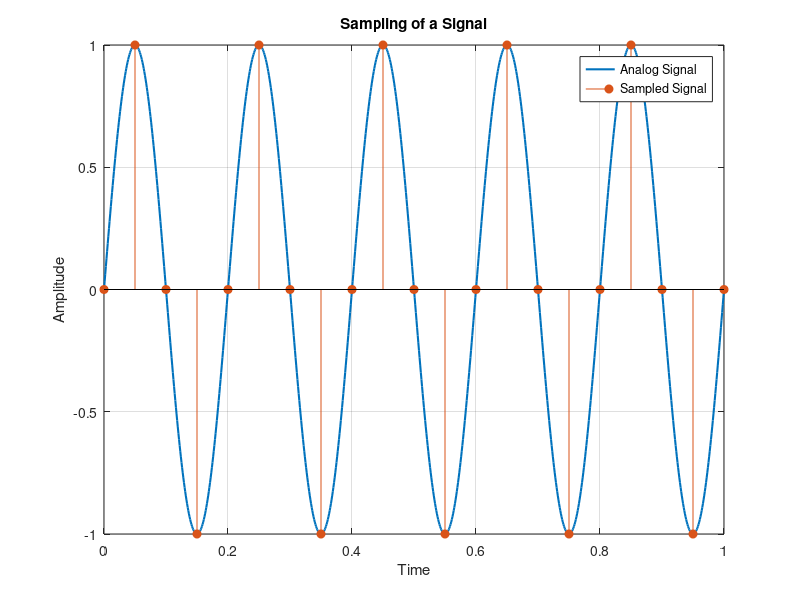

Source code (MATLAB):
% Continuous-time (analog) signal
t = 0:0.001:1;
x = sin(2*pi*5*t);

% Sampling
fs = 20;                     % sampling frequency
n = 0:1/fs:1;                % sampling instants
xs = sin(2*pi*5*n);          % sampled signal

% Plot
plot(t, x, 'LineWidth', 1.5);  % analog signal
hold on;
stem(n, xs, 'filled');         % sampled signal

title('Sampling of a Signal');
xlabel('Time');
ylabel('Amplitude');
legend('Analog Signal','Sampled Signal');
grid on;
